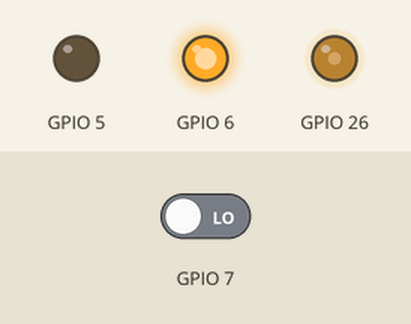
Simulated run of this program. Board: Raspberry Pi (BCM pin numbers). On the bench: output pins drawn as LEDs (lit = HIGH). The test bench sets the inputs (shaded band); at power-on: GPIO 7 LOW. The clock reads 2024-03-15 10:24:30 at power-on unless the program sets it; what the program prints to the terminal is not drawn.

Above: at 0.1 s.
Timing chart, 0 to 1.6 s (numbered marks = the images above):
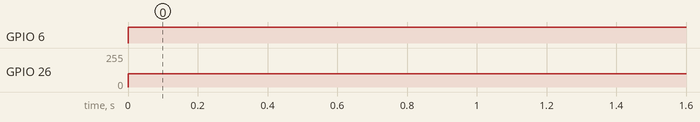

The program:

open_loop.py
```python
import RPi.GPIO as GPIO
import time


#Class for motor drive
class Motor:
    def __init__(self, enA, in1, in2):
        self.enA = enA
        self.in1 = in1
        self.in2 = in2
        self.setup()

    def setup(self):
        GPIO.setup(self.enA, GPIO.OUT)
        GPIO.setup(self.in1, GPIO.OUT)
        GPIO.setup(self.in2, GPIO.OUT)
        self.pwm = GPIO.PWM(self.enA, 1000)
        self.pwm.start(0)

    def drive(self, pwmOutput):
        GPIO.output(self.in1, GPIO.LOW)
        GPIO.output(self.in2, GPIO.HIGH)
        self.pwm.ChangeDutyCycle(pwmOutput / 255.0 * 100)

    def stop(self):
        self.pwm.stop()


#Class for encoder reading
class Encoder:
    def __init__(self, ENCA, ENCB):
        self.ENCA = ENCA
        self.ENCB = ENCB
        self.posi = 0
        self.setup()

    def setup(self):
        GPIO.setup(self.ENCA, GPIO.IN)
        GPIO.setup(self.ENCB, GPIO.IN)
        GPIO.add_event_detect(self.ENCA, GPIO.RISING, callback=self.read)

    def read(self, channel):
        b = GPIO.input(self.ENCB)
        if b:
            self.posi += 1
        else:
            self.posi -= 1


#velocity calculation class
class VelocityCalculator:
    def __init__(self, CPR):
        self.CPR = CPR
        self.prevTime = 0
        self.prevPos = 0

    def calculate(self, currentPos):
        currentTime = time.time()
        timeDiff = currentTime - self.prevTime

        if timeDiff > 0:
            velocity = ((currentPos - self.prevPos) / self.CPR) / timeDiff
            self.prevPos = currentPos
            self.prevTime = currentTime
            return velocity
        return 0


#main function
def main():
    GPIO.setmode(GPIO.BCM)

    motor = Motor(enA=26, in1=5, in2=6)
    encoder = Encoder(ENCA=7, ENCB=8)
    velocity_calculator = VelocityCalculator(CPR=11)

    try:
        while True:
            velocity = velocity_calculator.calculate(encoder.posi)

            # Print data
            print(round(velocity * 60))  # RPM

            # Drive the motor
            motor.drive(pwmOutput=100) #set motor speed here

            time.sleep(1.5)

    except KeyboardInterrupt:
        motor.stop()
        GPIO.cleanup()

if __name__ == "__main__":
    main()
```

Measured:
- by itself, GPIO 6: LOW → HIGH at 0.00 s
- by itself, GPIO 26: 0/255 → 100/255 at 0.00 s
